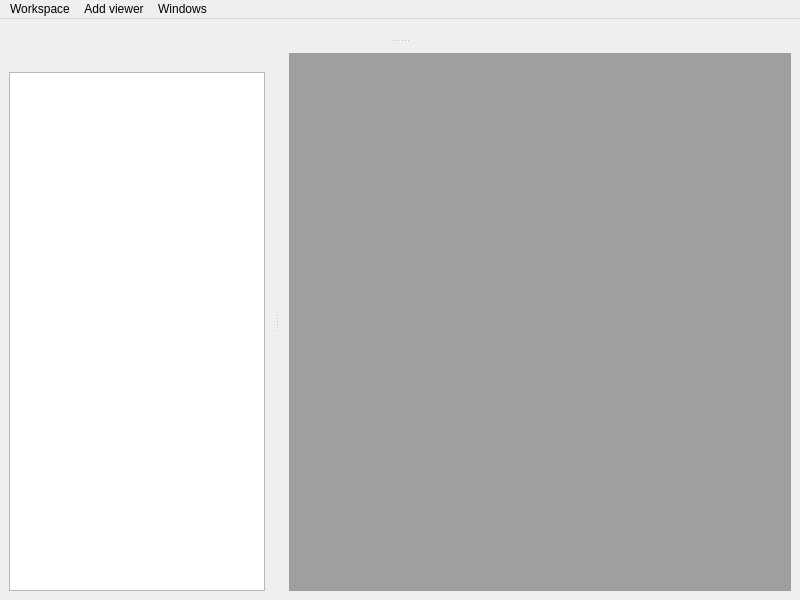
<?xml version="1.0" encoding="UTF-8"?>
<ui version="4.0">
 <class>SingleShotWidget</class>
 <widget class="QMainWindow" name="SingleShotWidget">
  <property name="geometry">
   <rect>
    <x>0</x>
    <y>0</y>
    <width>800</width>
    <height>600</height>
   </rect>
  </property>
  <property name="windowTitle">
   <string>MainWindow</string>
  </property>
  <widget class="QWidget" name="centralwidget">
   <layout class="QVBoxLayout" name="verticalLayout">
    <item>
     <widget class="QMdiArea" name="_mdi_area"/>
    </item>
   </layout>
  </widget>
  <widget class="QMenuBar" name="menuBar">
   <property name="geometry">
    <rect>
     <x>0</x>
     <y>0</y>
     <width>800</width>
     <height>21</height>
    </rect>
   </property>
   <widget class="QMenu" name="menuWindow">
    <property name="title">
     <string>Windows</string>
    </property>
    <addaction name="_action_cascade"/>
    <addaction name="_action_tile"/>
   </widget>
   <widget class="QMenu" name="menu_add_viewer">
    <property name="title">
     <string>Add viewer</string>
    </property>
   </widget>
   <widget class="QMenu" name="menuWorkspace">
    <property name="title">
     <string>Workspace</string>
    </property>
    <addaction name="actionSave_as"/>
    <addaction name="actionLoad"/>
   </widget>
   <addaction name="menuWorkspace"/>
   <addaction name="menu_add_viewer"/>
   <addaction name="menuWindow"/>
  </widget>
  <widget class="QDockWidget" name="_shot_selector_dock">
   <property name="sizePolicy">
    <sizepolicy hsizetype="Preferred" vsizetype="Fixed">
     <horstretch>0</horstretch>
     <verstretch>0</verstretch>
    </sizepolicy>
   </property>
   <property name="features">
    <set>QDockWidget::NoDockWidgetFeatures</set>
   </property>
   <attribute name="dockWidgetArea">
    <number>4</number>
   </attribute>
   <widget class="QWidget" name="dockWidgetContents"/>
  </widget>
  <widget class="QDockWidget" name="_sequence_hierarchy_dock">
   <property name="features">
    <set>QDockWidget::NoDockWidgetFeatures</set>
   </property>
   <attribute name="dockWidgetArea">
    <number>1</number>
   </attribute>
   <widget class="QWidget" name="dockWidgetContents_2">
    <layout class="QVBoxLayout" name="verticalLayout_2">
     <item>
      <widget class="QTreeView" name="_sequence_hierarchy_view"/>
     </item>
    </layout>
   </widget>
  </widget>
  <action name="_action_cascade">
   <property name="text">
    <string>Cascade</string>
   </property>
  </action>
  <action name="_action_tile">
   <property name="text">
    <string>Tile</string>
   </property>
  </action>
  <action name="actionImage">
   <property name="text">
    <string>Image</string>
   </property>
  </action>
  <action name="actionParameters">
   <property name="text">
    <string>Parameters</string>
   </property>
  </action>
  <action name="actionAtoms">
   <property name="text">
    <string>Atoms</string>
   </property>
  </action>
  <action name="actionSave">
   <property name="text">
    <string>Save</string>
   </property>
  </action>
  <action name="actionSave_as">
   <property name="text">
    <string>Save as</string>
   </property>
  </action>
  <action name="actionLoad">
   <property name="text">
    <string>Load</string>
   </property>
  </action>
 </widget>
 <resources/>
 <connections/>
</ui>
